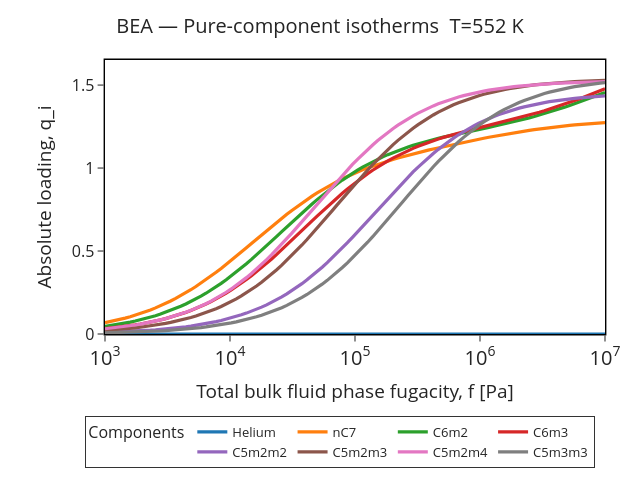

The notebook cell saved with this chart:
### Markdown cell above
## Pure-component isotherms

### Code cell
fig = plotter.pure_components(include_carrier_gas=True)
fig
